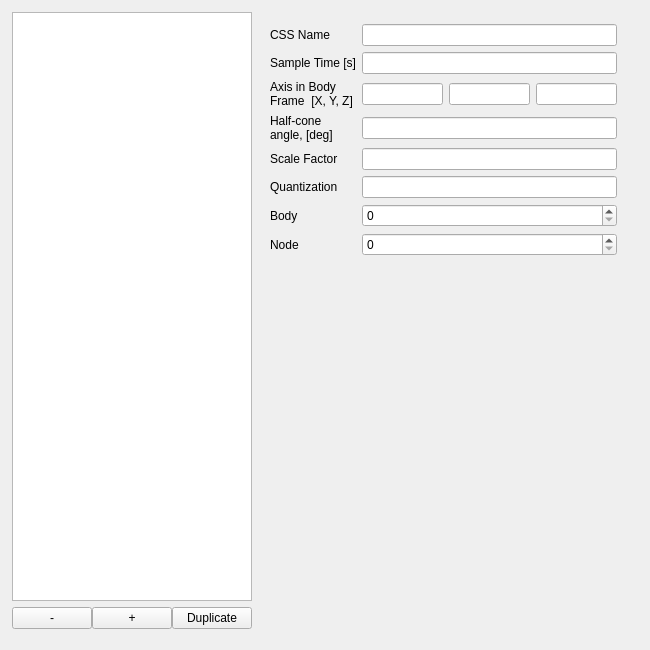
          <widget class="QWidget" name="css">
           <attribute name="title">
            <string>CSS</string>
           </attribute>
           <widget class="QWidget" name="horizontalLayoutWidget_9">
            <property name="geometry">
             <rect>
              <x>0</x>
              <y>0</y>
              <width>641</width>
              <height>641</height>
             </rect>
            </property>
            <layout class="QHBoxLayout" name="horizontalLayout_69" stretch="0,0">
             <property name="leftMargin">
              <number>12</number>
             </property>
             <property name="topMargin">
              <number>12</number>
             </property>
             <property name="rightMargin">
              <number>12</number>
             </property>
             <property name="bottomMargin">
              <number>12</number>
             </property>
             <item>
              <layout class="QVBoxLayout" name="verticalLayout_16">
               <item>
                <layout class="QVBoxLayout" name="verticalLayout_17">
                 <item>
                  <widget class="QListWidget" name="spc_cur_css_list"/>
                 </item>
                 <item>
                  <layout class="QHBoxLayout" name="horizontalLayout_45">
                   <property name="spacing">
                    <number>0</number>
                   </property>
                   <item>
                    <widget class="QPushButton" name="spc_cur_css_remove">
                     <property name="text">
                      <string>-</string>
                     </property>
                    </widget>
                   </item>
                   <item>
                    <widget class="QPushButton" name="spc_cur_css_add">
                     <property name="text">
                      <string>+</string>
                     </property>
                    </widget>
                   </item>
                   <item>
                    <widget class="QPushButton" name="spc_cur_css_duplicate">
                     <property name="text">
                      <string>Duplicate</string>
                     </property>
                    </widget>
                   </item>
                  </layout>
                 </item>
                </layout>
               </item>
              </layout>
             </item>
             <item>
              <layout class="QGridLayout" name="gridLayout_10">
               <property name="leftMargin">
                <number>12</number>
               </property>
               <property name="topMargin">
                <number>12</number>
               </property>
               <property name="rightMargin">
                <number>12</number>
               </property>
               <property name="bottomMargin">
                <number>12</number>
               </property>
               <item row="2" column="0">
                <widget class="QLabel" name="label_74">
                 <property name="text">
                  <string>Axis in Body Frame  [X, Y, Z]</string>
                 </property>
                 <property name="wordWrap">
                  <bool>true</bool>
                 </property>
                </widget>
               </item>
               <item row="4" column="1">
                <widget class="QLineEdit" name="spc_cur_css_scale"/>
               </item>
               <item row="5" column="1">
                <widget class="QLineEdit" name="spc_cur_css_quant"/>
               </item>
               <item row="5" column="0">
                <widget class="QLabel" name="label_76">
                 <property name="text">
                  <string>Quantization</string>
                 </property>
                 <property name="wordWrap">
                  <bool>true</bool>
                 </property>
                </widget>
               </item>
               <item row="7" column="1">
                <widget class="QSpinBox" name="spc_cur_css_node"/>
               </item>
               <item row="1" column="0">
                <widget class="QLabel" name="label_89">
                 <property name="text">
                  <string>Sample Time [s]</string>
                 </property>
                </widget>
               </item>
               <item row="4" column="0">
                <widget class="QLabel" name="label_82">
                 <property name="text">
                  <string>Scale Factor</string>
                 </property>
                 <property name="wordWrap">
                  <bool>true</bool>
                 </property>
                </widget>
               </item>
               <item row="6" column="0">
                <widget class="QLabel" name="label_88">
                 <property name="text">
                  <string>Body</string>
                 </property>
                 <property name="wordWrap">
                  <bool>true</bool>
                 </property>
                </widget>
               </item>
               <item row="7" column="0">
                <widget class="QLabel" name="label_75">
                 <property name="text">
                  <string>Node</string>
                 </property>
                </widget>
               </item>
               <item row="3" column="1">
                <widget class="QLineEdit" name="spc_cur_css_halfcone"/>
               </item>
               <item row="0" column="0">
                <widget class="QLabel" name="label_46">
                 <property name="text">
                  <string>CSS Name</string>
                 </property>
                </widget>
               </item>
               <item row="2" column="1">
                <layout class="QHBoxLayout" name="horizontalLayout_46">
                 <item>
                  <widget class="QLineEdit" name="spc_cur_css_axis_1"/>
                 </item>
                 <item>
                  <widget class="QLineEdit" name="spc_cur_css_axis_2"/>
                 </item>
                 <item>
                  <widget class="QLineEdit" name="spc_cur_css_axis_3"/>
                 </item>
                </layout>
               </item>
               <item row="6" column="1">
                <widget class="QSpinBox" name="spc_cur_css_body"/>
               </item>
               <item row="1" column="1">
                <widget class="QLineEdit" name="spc_cur_css_samptime"/>
               </item>
               <item row="3" column="0">
                <widget class="QLabel" name="label_77">
                 <property name="text">
                  <string>Half-cone angle, [deg]</string>
                 </property>
                 <property name="wordWrap">
                  <bool>true</bool>
                 </property>
                </widget>
               </item>
               <item row="8" column="0">
                <spacer name="verticalSpacer_9">
                 <property name="orientation">
                  <enum>Qt::Vertical</enum>
                 </property>
                 <property name="sizeHint" stdset="0">
                  <size>
                   <width>20</width>
                   <height>40</height>
                  </size>
                 </property>
                </spacer>
               </item>
               <item row="0" column="1">
                <widget class="QLineEdit" name="spc_cur_css_name"/>
               </item>
              </layout>
             </item>
            </layout>
           </widget>
          </widget>
